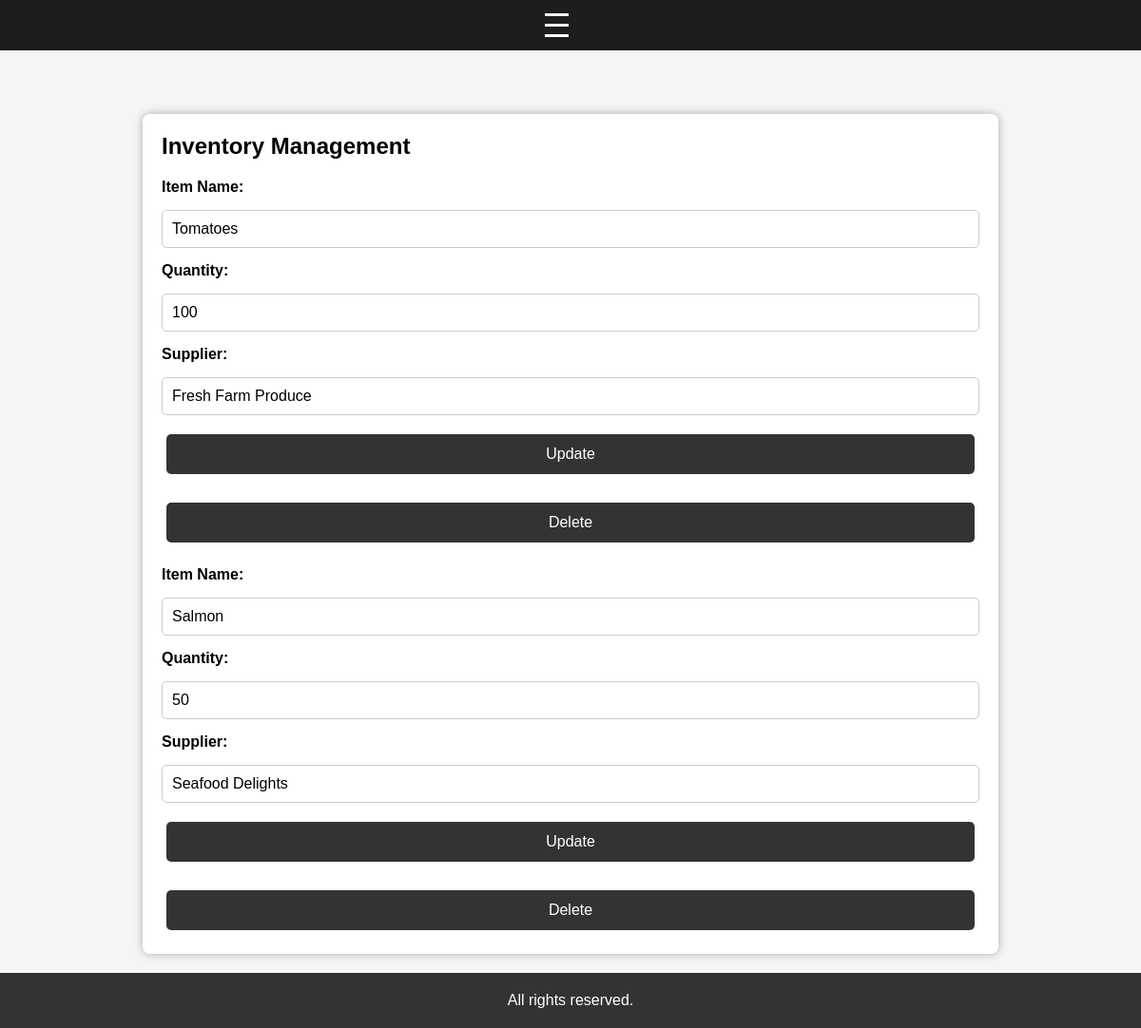
The page /inventory on the database as committed earlier.
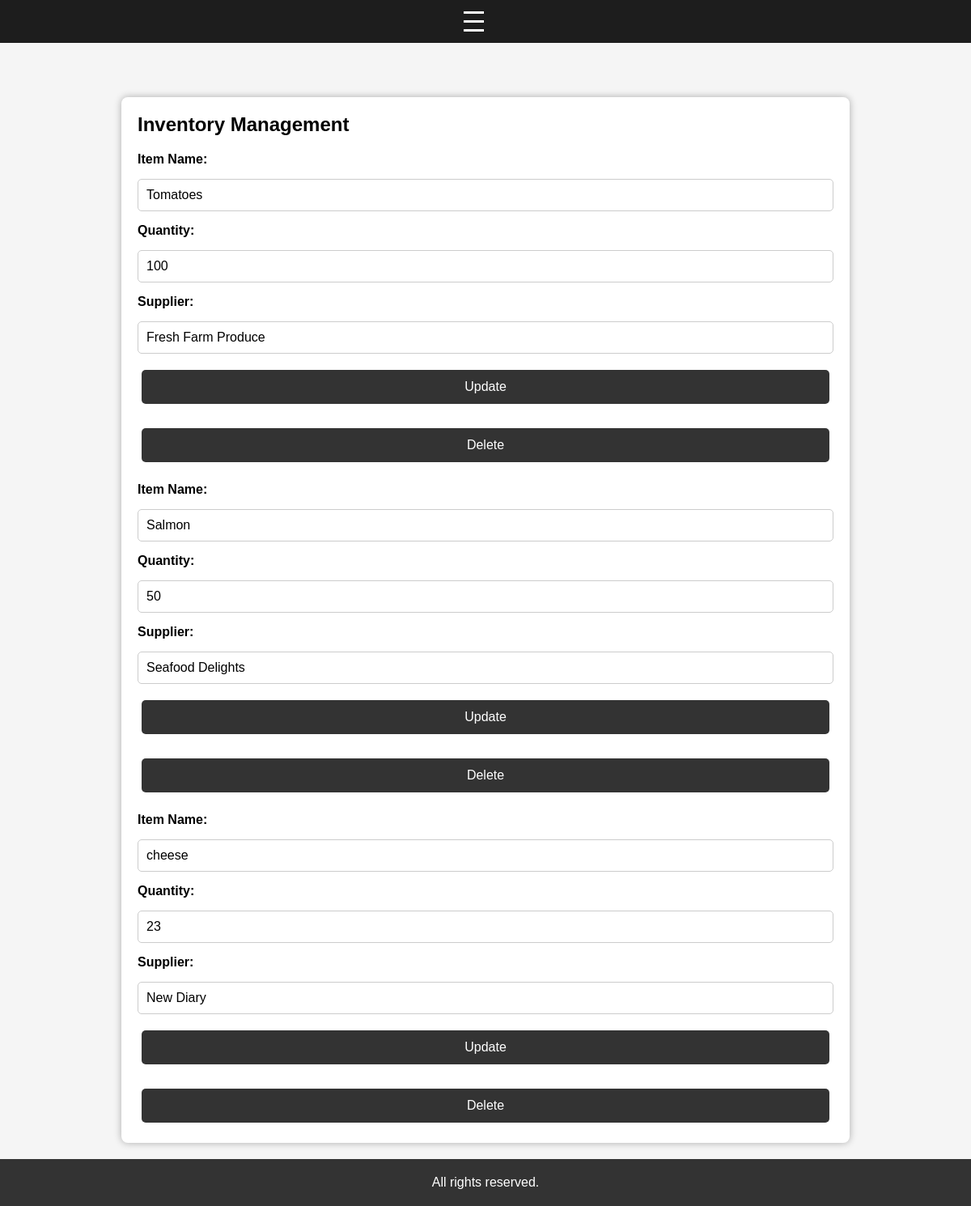
The same page on the database as committed later.
### app/models.py (models this page shows)
class Inventory(db.Model):
    id = db.Column(db.Integer, primary_key=True)
    item_name = db.Column(db.String(255), nullable=False)
    quantity = db.Column(db.Integer, nullable=False)
    used_quantity = db.Column(db.Integer, nullable=False, default=0)
    supplier_id = db.Column(db.Integer, db.ForeignKey('supplier.id', ondelete="RESTRICT"), nullable=False)

class Supplier(db.Model):
    id = db.Column(db.Integer, primary_key=True)
    name = db.Column(db.String(255), nullable=False)
    contact_info = db.Column(db.String(255))
    address = db.Column(db.String(255))
    inventory_items = db.relationship('Inventory', backref='supplier', lazy=True)

### app/routes/inventory_routes.py (the view)
@inventory_bp.route('/inventory', methods=['GET'])
def inventory():
    inventory_items = InventoryLogic.get_all_inventory_items()
    return render_template('inventory.html', inventory_items=inventory_items)

### app/logic/Inventory.py (called while the page is built)
    @staticmethod
    def get_all_inventory_items():
        return BaseCRUD.get_all(Inventory)

### app/logic/base_crud.py (called while the page is built)
    @staticmethod
    def get_all(model):
        return model.query.all() # return all table content

### templates/inventory.html (shortened to what this page needs)
<!DOCTYPE html>
<html lang="en">
<head>
    <link rel="stylesheet" href="{{ url_for('static', filename='css/base.css') }}">
</head>
<body>
    {% include 'partials/nav.html' %}
    <section class="inventory">
        <h2>Inventory Management</h2>
        {% for item in inventory_items %}
        <div class="inventory-item">
            <form action="{{ url_for('inventory.update_inventory_item', item_id=item.id) }}" method="POST">
                <label>Item Name:</label>
                <input type="text" name="item_name" value="{{ item.item_name }}" required>
                <label>Quantity:</label>
                <input type="number" name="quantity" value="{{ item.quantity }}" required>
                <label>Supplier:</label>
                <input type="text" value="{{ item.supplier.name }}" readonly>
                <button type="submit">Update</button>
            </form>
            <form action="{{ url_for('inventory.delete_inventory_item', item_id=item.id) }}" method="POST" onsubmit="return confirm('Are you sure you want to delete this item?');">
                <button type="submit" class ="delete">Delete</button>
            </form>
        </div>
        {% endfor %}
    </section>
    <footer>
        <p>All rights reserved.</p>
    </footer>
</body>
</html>

Rows that differ between the two databases and show on the page:
added Inventory: item_name "cheese", quantity "23", supplier.name "New Diary"
